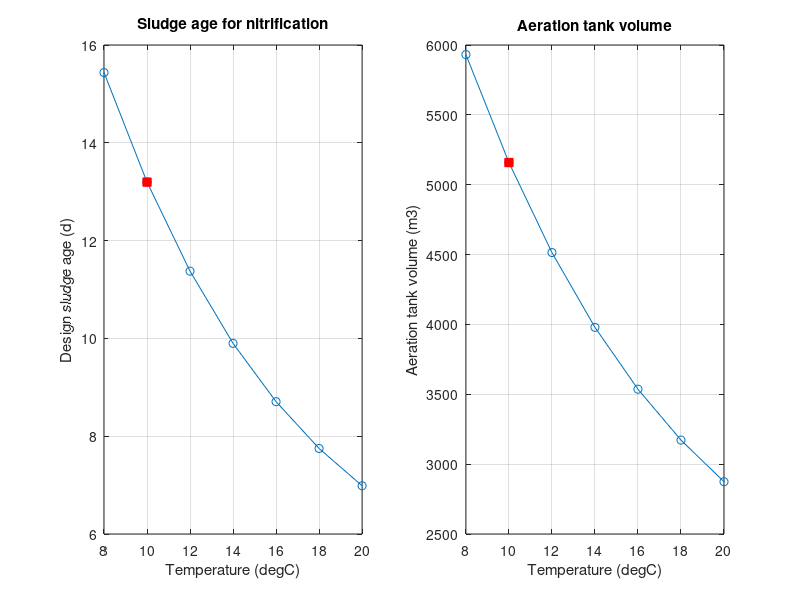

Reproduce this figure in MATLAB.
clear;
clc;

%% 1. Input data from primary treatment

Q      = 10000;   % Dry weather flow (m3/d)
BOD_AS = 2100;    % BOD5 entering the aeration tank (kg/d)
SS_AS  = 1500;    % Suspended solids entering the aeration tank (kg/d)
TKN_AS = 585;     % Total Kjeldahl nitrogen entering the tank (kg N/d)

%% 2. Design assumptions and parameters

T_design = 10;    % Winter design temperature (degC)
T_vec    = 8:2:20; % Temperatures considered (degC)

% Nitrification parameters
mu_n15 = 0.50;    % Nitrifier growth rate at 15 degC (1/d)
DO     = 2.0;     % Dissolved oxygen concentration (mg/L)
K_o    = 1.3;     % Oxygen half-saturation constant (mg/L)
N_e    = 1.0;     % Target effluent ammonia-N concentration (mg/L)
SF     = 2.0;     % Safety factor applied to the minimum SRT

% Heterotrophic biomass parameters
bCOD_BOD = 1.47;  % Biodegradable COD/BOD5 ratio
S_e      = 5;     % Soluble bCOD remaining in the effluent (mg/L)
Y        = 0.45;  % Biomass yield (g VSS/g bCOD)
b20      = 0.10;  % Decay coefficient at 20 degC (1/d)
theta_b  = 1.04;  % Temperature correction factor for decay (assumed typical value)
f_d      = 0.15;  % Fraction of decayed biomass remaining as cell debris
VSS_TSS  = 0.85;  % Ratio of VSS to TSS in biological sludge

% Sludge concentration and inert solids
MLSS     = 4000;  % Mixed liquor suspended solids (mg/L)
MLVSS_fr = 0.75;  % Fraction of MLSS that is volatile solids
inert_fr = 0.40;  % Fraction of incoming suspended solids that is inert

% Stoichiometric coefficients
N_bio   = 0.124;  % Nitrogen content of biomass (g N/g VSS)
O2_cell = 1.42;   % Oxygen demand for biomass production (g O2/g VSS)
O2_nit  = 4.33;   % Oxygen demand for nitrification (g O2/g NH4-N)

%% 3. Calculate design values at each temperature

nT = numel(T_vec);

% Set up arrays to store the results for each temperature
SRT_min = zeros(1, nT);
SRT_des = zeros(1, nT);
Px_VSS  = zeros(1, nT);
Px_TSS  = zeros(1, nT);
V       = zeros(1, nT);
NOx     = zeros(1, nT);
Ro_C    = zeros(1, nT);
Ro_N    = zeros(1, nT);
Ro      = zeros(1, nT);

for i = 1:nT

    T = T_vec(i);

    % Calculate the nitrifier growth rate at the current temperature
    % Account for the effects of temperature, ammonia and dissolved oxygen
    f_T = exp(0.098 * (T - 15));

   % Half-saturation constant for ammonia vs temperature (empirical formula from the vtsv.org example)
    K_n = 10^(0.051 * T - 1.158);

    mu_n = (mu_n15 * f_T) * (N_e / (K_n + N_e)) * (DO / (K_o + DO));

    % Calculate the minimum sludge retention time and apply the safety factor
    SRT_min(i) = 1 / mu_n;
    SRT_des(i) = SF * SRT_min(i);

    % Calculate the biodegradable COD removed from the wastewater (mg/L)
    dS = bCOD_BOD * BOD_AS * 1000 / Q - S_e;

    % Adjust the heterotrophic decay coefficient for temperature
    b = b20 * theta_b^(T - 20);

    % Estimate the net biological sludge production (kg VSS/d)
    Px_VSS(i) = Q * Y * dS / 1000 * (1 + f_d * b * SRT_des(i)) / (1 + b * SRT_des(i));

    % Add the inert solids to obtain the total sludge production (kg TSS/d)
    Px_TSS(i) = Px_VSS(i) / VSS_TSS + inert_fr * SS_AS;

    % Calculate the aeration tank volume needed for the design sludge age
    V(i) = SRT_des(i) * Px_TSS(i) / (MLSS / 1000);

    % Estimate the nitrogen oxidised during treatment (kg N/d)
    % Subtract nitrogen leaving in the biomass and effluent ammonia
    NOx(i) = TKN_AS - N_bio * Px_VSS(i) - Q * N_e / 1000;

    % Calculate the carbonaceous and nitrification oxygen demands (kg O2/d)
    Ro_C(i) = Q * dS / 1000 - O2_cell * Px_VSS(i);
    Ro_N(i) = O2_nit * NOx(i);

    % Total oxygen demand
    Ro(i) = Ro_C(i) + Ro_N(i);

end

%% 4. Results at the design temperature

% Find the results corresponding to the winter design temperature
idx = find(T_vec == T_design);

% Calculate the hydraulic retention time and food-to-microorganism ratio
HRT = V(idx) / Q * 24;
FM  = BOD_AS / (V(idx) * MLSS / 1000 * MLVSS_fr);

% Estimate the alkalinity consumed during nitrification
Alk = 7.14 * NOx(idx);

%% 5. Display the design results

fprintf('\nSLUDGE AGE FOR NITRIFICATION AT %d degC\n', T_design);
fprintf('Minimum SRT              : %.2f d\n', SRT_min(idx));
fprintf('Design SRT (SF = %.1f)    : %.1f d\n', SF, SRT_des(idx));

fprintf('\nAERATION TANK\n');
fprintf('Volume                   : %.0f m3\n', V(idx));
fprintf('Retention time at DWF    : %.1f h\n', HRT);
fprintf('F/M                      : %.3f kg BOD/kg MLVSS/d\n', FM);

fprintf('\nSLUDGE PRODUCTION\n');
fprintf('Biomass (VSS)            : %.0f kg/d\n', Px_VSS(idx));
fprintf('Total sludge (TSS)       : %.0f kg/d\n', Px_TSS(idx));

fprintf('\nOXYGEN DEMAND\n');
fprintf('Nitrogen oxidised        : %.0f kg N/d\n', NOx(idx));
fprintf('Carbonaceous             : %.0f kg O2/d\n', Ro_C(idx));
fprintf('Nitrification            : %.0f kg O2/d\n', Ro_N(idx));
fprintf('Total                    : %.0f kg O2/d\n', Ro(idx));
fprintf('Alkalinity consumed      : %.0f kg CaCO3/d (%.0f mg/L)\n', Alk, Alk * 1000 / Q);

%% 6. Compare results across the temperature range

fprintf('\nTEMPERATURE SENSITIVITY\n');
fprintf('T (C)   SRT design (d)   Volume (m3)   HRT (h)   O2 demand (kg/d)\n');

for i = 1:nT
    fprintf('%4d    %10.1f       %9.0f     %6.1f     %10.0f\n', T_vec(i), SRT_des(i), V(i), V(i) / Q * 24, Ro(i));
end

%% 7. Plot the effect of temperature on the design

figure;

% Plot the design sludge age
subplot(1, 2, 1);
plot(T_vec, SRT_des, '-o');
hold on;
plot(T_design, SRT_des(idx), 'rs', 'MarkerFaceColor', 'r');
xlabel('Temperature (degC)');
ylabel('Design sludge age (d)');
title('Sludge age for nitrification');
grid on;

% Plot the required aeration tank volume
subplot(1, 2, 2);
plot(T_vec, V, '-o');
hold on;
plot(T_design, V(idx), 'rs', 'MarkerFaceColor', 'r');
xlabel('Temperature (degC)');
ylabel('Aeration tank volume (m3)');
title('Aeration tank volume');
grid on;

% Save the figure for the design report
saveas(gcf, 'aeration_sensitivity.png');

%% 8. Save results for the next treatment stage

save('aeration_results.mat');
